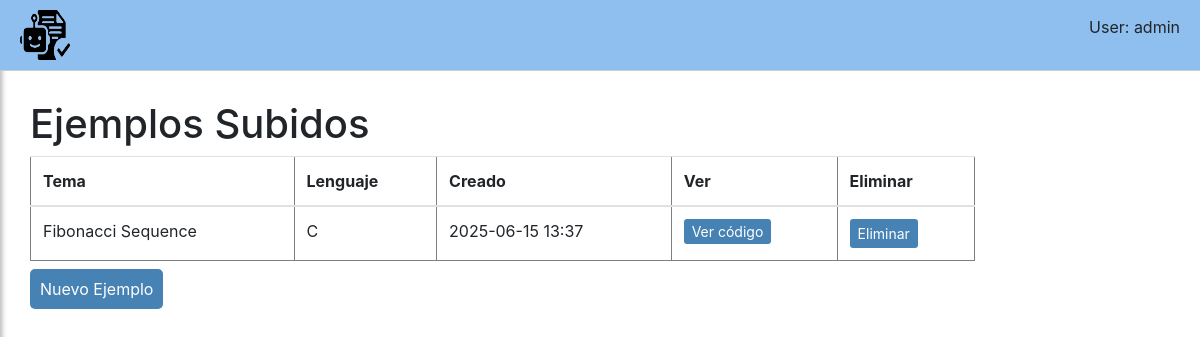
Screenshot of /autograder/examples/ (signed in) with the database file from the repository.
### grader/models.py (models this page shows, shortened)
class CodeExample(models.Model):
    user       = models.ForeignKey(User, on_delete=models.CASCADE)
    theme      = models.CharField(max_length=200)
    prog_lang  = models.CharField(max_length=50)
    created_at = models.DateTimeField(default=timezone.now)

### grader/views.py (the view)
# urls.py: path('examples/', views.example_list, name='examples'),
@login_required
def example_list(request):
    examples = CodeExample.objects.filter(user=request.user).order_by('-created_at')
    return render(request, 'config/examples_list.html', {'examples': examples})

### grader/templates/config/examples_list.html (shortened to what this page needs)
{% extends "base.html" %}
{% block content %}
<h1>Ejemplos Subidos</h1>
<table class="table" border="1">
  <thead>
    <tr>
      <th>Tema</th>
      <th>Lenguaje</th>
      <th>Creado</th>
      <th>Ver</th>
      <th>Eliminar</th>
    </tr>
  </thead>
  <tbody>
    {% for ex in examples %}
      <tr>
        <td>{{ ex.theme|escape }}</td>
        <td>{{ ex.prog_lang|escape }}</td>
        <td>{{ ex.created_at|date:"Y-m-d H:i" }}</td>
        <td>
          <a class="GenericButton btn-sm" href="{% url 'example-detail' ex.id %}">
            Ver código
          </a>
        </td>
        <td>
          <form method="post" action="{% url 'example-delete' ex.id %}"
                onsubmit="return confirm('Eliminar ejemplo {{ ex.theme }}?');"
                style="display:inline;">
            <button type="submit" class="GenericButton btn-sm">Eliminar</button>
          </form>
        </td>
      </tr>
    {% empty %}
      <tr><td colspan="5">No hay ejemplos aún.</td></tr>
    {% endfor %}
  </tbody>
</table>
<a class="GenericButton" href="{% url 'example-create' %}">Nuevo Ejemplo</a>
{% endblock %}

### grader/templates/base.html (shortened to what this page needs)
<!DOCTYPE html>
<html lang="en">
    <head>
        <link rel="stylesheet" href="https://stackpath.bootstrapcdn.com/bootstrap/4.4.1/css/bootstrap.min.css">
        {% load static %}
        <link rel="stylesheet" href="{% static 'css/styles.css' %}">
        <link rel="stylesheet" href="{% static 'css/frontpage-styles.css' %}">
        <link rel="stylesheet" href="{% static 'css/tasks_style.css' %}">
        <link rel="stylesheet" href="https://cdnjs.cloudflare.com/ajax/libs/font-awesome/6.5.0/css/all.min.css">
        <link rel="stylesheet" href="https://maxcdn.bootstrapcdn.com/bootstrap/4.5.2/css/bootstrap.min.css">
        <link rel="stylesheet" href="https://cdnjs.cloudflare.com/ajax/libs/font-awesome/4.7.0/css/font-awesome.min.css">
    </head>
    <body>
        <div class="topbar">
            <button id="toggle-panel" class="image-button">
                <img src="{% static 'icon.ico' %}" width="50" height="50">
            </button>
            {% if user.is_authenticated %}
                <p>User: {{ user.get_username}}</p>
            {% else %}
                <a class="GenericButton" href="{% url 'account_signup' %}">SignUp</a>
            {% endif %}
        </div>
        <div id="main-content" class="container-fluid">
            <div class="col-sm-10">
                {% block content %}{% endblock %}
            </div>
        </div>
    </body>
</html>

### static/css/styles.css (style rules this page uses)
.topbar { width: 100%; background-color: #8fbfef; padding: 10px 20px; border-bottom: 1px solid #ccc; position: fixed; top: 0; z-index: 1000; display: flex; align-items: center; justify-content: space-between; }
.col-sm-10 { top: 100px; }
.image-button { background: none; border: 10px; border-radius: 5px; padding: 0; cursor: pointer; }
.image-button img { display: block; }
#main-content { transition: margin-left 0.3s ease; margin-left: 0; }

### static/css/frontpage-styles.css (style rules this page uses)
.GenericButton { background-color: steelblue; color: white; padding: 10px; border: 5px black; border-radius: 5px; transition-duration: 0.4s; }

### rows the page displays
CodeExample: theme "Fibonacci Sequence", prog_lang "C", created_at "2025-06-15 13:37"

### other values shown
{{ user.get_username }} "admin"
